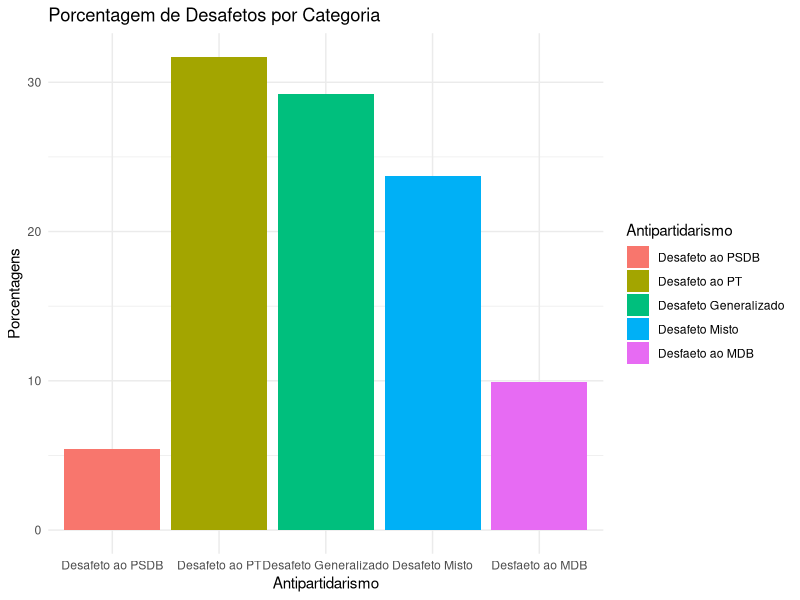

The R source for this figure: (Note: this script raises an error after producing the figure.)
############DESCRITIVAS

#GRÁFICO1###### 
table1 <-  data.frame(
Antipartidarismo = c("Desafeto ao PT", "Desafeto ao PSDB",
                       "Desfaeto ao MDB","Desafeto Misto",
                       "Desafeto Generalizado"),
Porcentagens = c(31.7, 5.4, 9.9, 23.7, 29.2))

library(ggplot2)
grafico1 <- ggplot(table1, aes(x = Antipartidarismo, 
                              y = Porcentagens, 
                              fill = Antipartidarismo))+
    geom_bar(stat = "identity") +
  labs(title = "Porcentagem de Desafetos por Categoria",
       x = "Antipartidarismo",
       y = "Porcentagens") +
  theme_minimal()

grafico17

library(scales) 
library(tidyverse)

LAPOP2019$AntPartido3C <- as.factor(LAPOP2019$AntPartido3)
LAPOP2019 <- drop_na(LAPOP2019, AntPartido3C)

Grafico2 <-  ggplot(LAPOP2019, 
                    aes(x= AntPartido3C, 
                        y=(..count..)/sum(..count..), 
                        fill= AntPartido3C),
       ) +
  geom_bar()+
  scale_x_discrete(labels = c("Desafeto ao PT", "Desafeto ao PSDB",
                              "Desfaeto ao MDB","Desafeto Misto",
                              "Desafeto Generalizado"))+
  scale_y_continuous(labels = percent) +
theme_test(base_size = 10) +
  geom_text(aes(y = ((..count..)/sum(..count..)),
                label = percent(round((..count..)/sum(..count..),3))),
            stat = "count", vjust = -0.25, 
            color="black",size=3.5,
            family= "serif")

Gráfico3 <- Grafico2 +  scale_fill_brewer(palette="Blues",
                                          type = "qua")+
  
  labs(title = expression(bold("Porcentagem de Antipartidarismos"))  ,
       x = "Antipartidarismo",
       y = "Porcentagens")+ 
  theme(legend.position = "none")

Gráfico3 + facet_wrap( ~ LAPOP2019$sex)

#####
GraficoFinal <- 
  LAPOP2019 %>%
  count(AntPartido3C) %>%
  arrange(desc(n)) %>%
  mutate(AntPartido3C = factor(AntPartido3C, levels = .$AntPartido3C)) %>%
  ggplot(aes(x = AntPartido3C, y = n/sum(n), fill = AntPartido3C)) +
  geom_bar(stat = "identity") +
  scale_x_discrete(labels = c("Desafeto ao PT","Desafeto Generalizado",
                              "Desafeto Misto","Desfaeto ao MDB" ,
                              "Desafeto ao PSDB"
                              )) +
  scale_y_continuous(labels = scales::percent_format(accuracy =1)) +
  theme_minimal(base_size = 10) 

  GraficoFinal <- GraficoFinal +  scale_fill_brewer(palette = "Blues", type = "qua") +
  labs(title = expression(bold("Porcentagem de Antipartidarismos")),
       x = "Antipartidarismo",
       y = "Porcentagens") +
  theme_classic() +
  theme(legend.position = "none") +
  Fonte +
  theme(axis.text.x = element_text(angle = 90, hjust = 1))


# +
#   geom_text(aes(y = n/sum(n), label = scales::percent(n/sum(n), accuracy = 0.1)),
#             stat = "identity", vjust = -0.25, 
#             color = "black", size = 3.5, family = "serif")

############################

#GRÁFICO2#########

LAPOP2019$Intoler3C <-  as.factor(LAPOP2019$Intoler3)

LAPOP2019 <- drop_na(LAPOP2019, Intoler3C)


GraficoFinal2 <- 
  LAPOP2019 %>%
  count(Intoler3C) %>%
  arrange(desc(n)) %>%
  mutate(Intoler3C = factor(Intoler3C, levels = .$Intoler3C)) %>%
  ggplot(aes(x = Intoler3C, y = n/sum(n), fill = Intoler3C)) +
  geom_bar(stat = "identity") +
  scale_x_discrete(labels = c("Intolerância ao PT", "Intolerância Generalizada",
                              "Intolerância Mista",
                              "Intolerância ao MDB",
                              "Intolerância ao PSDB")) +
  scale_y_continuous(labels = scales::percent_format(accuracy =2)) +
  theme_minimal(base_size = 10) 


  GraficoFinal2 <- GraficoFinal2 +  scale_fill_brewer(palette = "Blues", type = "qua") +
  labs(title = expression(bold("Porcentagem de Intolerância partidária")),
       x = "Intolerância partidária",
       y = "Porcentagens") +
  theme_classic() +
  theme(legend.position = "none")+
  Fonte +
  theme(axis.text.x = element_text(angle = 90, hjust = 1))

  Fonte <-  theme(text = element_text(family = "serif", size = 11),
                  title = element_text(color= "black"),
                  axis.line = element_line(color = "black"), 
                  axis.text = element_text(colour = "black", size = rel(1))) 

  
  
library(gridExtra)
  
  GraficoFinal2
  
figura_completa <- grid.arrange(GraficoFinal, GraficoFinal2,  nrow=1)


############
library(tidyverse)

# Criar o data frame com os dados fornecidos
dados <- data.frame(
  Categoria = c("Antipetista tolerante", "Antipetista intolerante", 
                "Antipartidário generalizado tolerante", "Antipartidário generalizado intolerante"),
  Percentual = c(12.5, 39.5, 26.7, 21.3)
)

# Ajustar o nome da coluna de porcentagem
dados <- dados %>%
  rename(n = Percentual)

# Criar o gráfico
GraficoFinal3 <- 
  dados %>%
  arrange(desc(n)) %>%
  mutate(Categoria = factor(Categoria, levels = Categoria)) %>%
  ggplot(aes(x = Categoria, y = n/sum(n), fill = Categoria)) +
  geom_bar(stat = "identity") +
  scale_x_discrete(labels = c("Antipetista intolerante",
                              "Antipartidário Gen. tolerante",
                              "Antipartidário Gen. intolerante",
                              "Antipetista tolerante")) +
  scale_y_continuous(labels = scales::percent_format(accuracy = 2)) +
  scale_fill_brewer(palette = "Blues", type = "qua") +
  labs(title = expression(bold("Porcentagem de Antipartidarismo somado a tolerância")),
       x = "Antipartismo e Tolerância",
       y = "Porcentagens") +
  theme_minimal(base_size = 10) +
  theme_classic() +
  theme(legend.position = "none") +
  theme(axis.text.x = element_text(angle = 45, hjust = 1))

# Exibir o gráfico
GraficoFinal3 + Fonte

